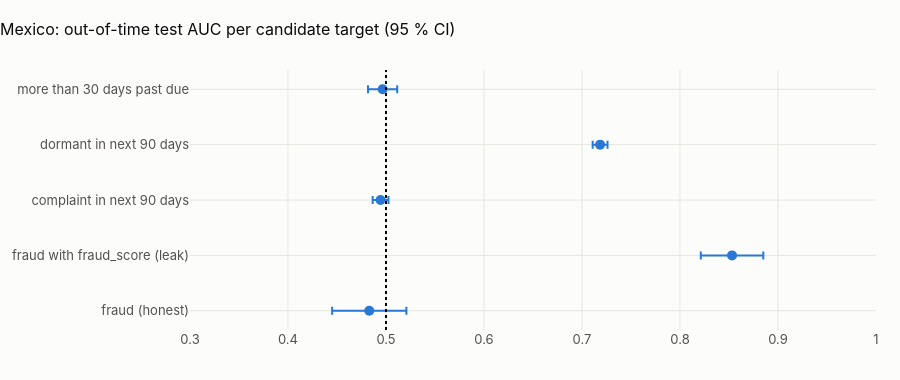

The notebook cell saved with this chart:
### Markdown cell above
## 6 · The learnability map of Mexico

### Code cell
res = pd.DataFrame(results)
res.insert(0, "country", COUNTRY)
res.insert(1, "dataset", DATASET)
cols = [
    "country",
    "dataset",
    "name",
    "train_rows",
    "test_rows",
    "test_positives",
    "base_rate",
    "auc",
    "auc_lo",
    "auc_hi",
    "ap",
    "ap_lo",
    "ap_hi",
    "ap_lift",
    "best_single_feature",
    "best_single_auc",
    "verdict",
    "split_at",
    "dropped_empty_features",
]
res[cols].to_csv(OUT / f"{PREFIX}_{COUNTRY.lower()}_learnability.csv", index=False)
show(res[cols].round(4), paging=False)
fig = go.Figure()
ok = res[np.isfinite(res.auc)]
fig.add_trace(
    go.Scatter(
        x=ok.auc,
        y=ok.name,
        mode="markers",
        error_x=dict(
            type="data", symmetric=False, array=ok.auc_hi - ok.auc, arrayminus=ok.auc - ok.auc_lo
        ),
        marker=dict(size=10),
    )
)
fig.add_vline(x=0.5, line_dash="dot")
fig.update_layout(
    title=f"{CTRY.title}: out-of-time test AUC per candidate target (95 % CI)",
    height=380,
    yaxis_title=None,
    xaxis_range=[0.3, 1.0],
)
fig.show()

### Figure 1 — Plotly figure (JSON) as saved in the notebook; plotly's stock layout.template omitted (floating-point values rounded to 4 significant figures)
{"data": [{"error_x": {"array": [0.03787, 0.03189, 0.008073, 0.007563, 0.01489], "arrayminus": [0.03787, 0.03189, 0.008073, 0.007563, 0.01489], "symmetric": false, "type": "data"}, "marker": {"size": 10}, "mode": "markers", "type": "scatter", "x": [0.4829, 0.8531, 0.4945, 0.7185, 0.4966], "y": ["fraud (honest)", "fraud with fraud_score (leak)", "complaint in next 90 days", "dormant in next 90 days", "more than 30 days past due"]}], "layout": {"height": 380, "shapes": [{"line": {"dash": "dot"}, "type": "line", "x0": 0.5, "x1": 0.5, "xref": "x", "y0": 0, "y1": 1, "yref": "y domain"}], "title": {"text": "Mexico: out-of-time test AUC per candidate target (95 % CI)"}, "xaxis": {"range": [0.3, 1.0]}, "yaxis": {"title": {}}}}
